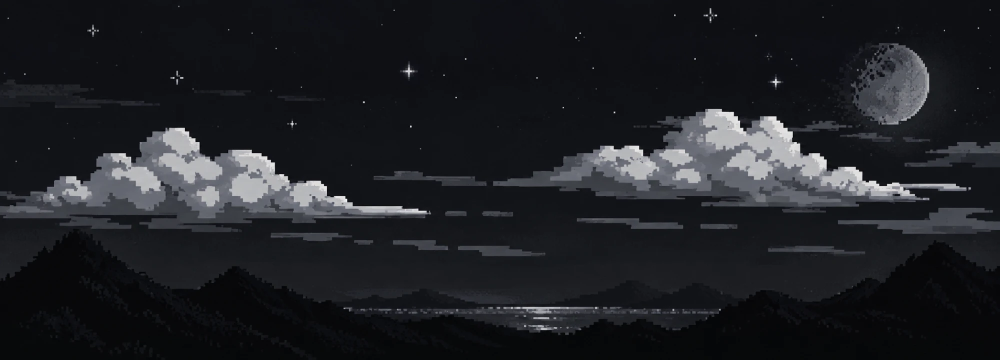
#> input picture assets/source/night.webp, 2000 x 719 px (shown at 1/2 size)
$ python build_banner.py
#> lines starting #> are read from the running program, lines starting #| are printed output that depends on the picture; after the words box and inside, x2 and y2 are one past the last pixel; in counts of white or black regions, pixels touching at a corner belong together
#!/usr/bin/env python3
"""Animate assets/source/night.webp into assets/night.gif: the clouds drift, nothing else moves.

    pip install pillow numpy scipy   # and ffmpeg on PATH
    python3 scripts/build_banner.py

The picture is split into three layers:
  * a static sky (stars, moon, sky gradient) with the clouds removed,
  * the clouds, as colour + opacity,
  * the static mountains and water, drawn last so clouds pass behind them.
The cloud layer is snapped to the image's pixel-art grid, reduced to a few tones, and
slid one art pixel per frame with wrap-around, so the loop is seamless.
"""
import shutil
import subprocess
import tempfile
from pathlib import Path

import numpy as np
from PIL import Image
from scipy import ndimage as ndi

ROOT = Path(__file__).resolve().parent.parent
SRC, OUT = ROOT / "assets/source/night.webp", ROOT / "assets/night.gif"
OUT_W = 750          # source art pixels are ~8 px at 2000 px wide -> exactly 3 px here
ART_PX = 3           # output pixels per art pixel; clouds move one art pixel per frame
FPS = 5              # 15 px/s: one full drift across the banner every 50 s
OPACITY_LEVELS = 6
CLOUD_TONES = 7
PALETTE = 32
EDGE_FADE = 45      # px over which clouds fade out at the banner's left and right edges
MIN_CLOUD_ALPHA = 0.15


def layers():
    src = np.asarray(Image.open(SRC).convert("RGB")).astype(np.float32)
    H, W, _ = src.shape
    lum = src.mean(2)
    yy = np.arange(H)[:, None]

    # Foreground: the mountain line (9+ consecutive very dark rows) and everything below y=540.
    dark = (lum < 16) & (yy >= 430)
    run = ndi.uniform_filter1d(dark.astype(np.float32), 9, axis=0, origin=-4) > 0.99
    first = np.where(run.any(0), run.argmax(0), H)
    first = np.minimum(ndi.median_filter(first, 25, mode="nearest"), 540)
    fg = yy >= first[None, :]

    # Sky brightness per row and 100-px block, from pixels that are not cloud-bright.
    sky = ~fg & (lum < np.percentile(lum[~fg], 70))
    bg = np.zeros_like(lum)
    for y in range(H):
        cs, vs = [], []
        for x0 in range(0, W, 100):
            sel = sky[y, x0:x0 + 100]
            if sel.sum() > 10:
                cs.append(x0 + 50)
                vs.append(np.median(lum[y, x0:x0 + 100][sel]))
        bg[y] = np.interp(np.arange(W), cs, vs) if cs else np.median(lum[y])
    bg = ndi.uniform_filter(bg, (15, 1))

    # Stars (small, bright, compact) and the moon stay put.
    labels, n = ndi.label((lum - bg > 6) & ~fg)
    sizes = ndi.sum(np.ones_like(lum), labels, range(1, n + 1))
    peaks = ndi.maximum(lum, labels, range(1, n + 1))
    boxes = ndi.find_objects(labels)

    def compact(i):
        h, w = boxes[i][0].stop - boxes[i][0].start, boxes[i][1].stop - boxes[i][1].start
        return max(h, w) <= 3 * min(h, w)

    stars = np.isin(labels, [i + 1 for i in range(n) if sizes[i] < 700 and peaks[i] > 80 and compact(i)])
    ys, xs = np.mgrid[0:H, 0:W]
    static = ndi.binary_dilation(stars, iterations=3) | ((xs - 1782) ** 2 + (ys - 167) ** 2 < 112 ** 2)

    # Cloud opacity = how far a pixel rises above the sky; keep only regions that get properly opaque.
    alpha = np.clip((lum - bg - 2.5) / 60.0, 0, 1)
    alpha[fg | static] = 0
    alpha = ndi.binary_opening(alpha > 0, iterations=1) * alpha
    reg, m = ndi.label(alpha > 0)
    peak = ndi.maximum(alpha, reg, range(1, m + 1))
    alpha = np.where(np.isin(reg, [i + 1 for i in range(m) if peak[i] >= 0.2]), alpha, 0)
    # Only cloud bodies move: pixels at least MIN_CLOUD_ALPHA opaque plus a thin soft edge.
    # Fainter haze (e.g. the mist along the horizon) stays in the static sky, untouched.
    alpha = np.where(ndi.binary_dilation(alpha >= MIN_CLOUD_ALPHA, iterations=3), alpha, 0)

    clear = ~fg & (alpha == 0) & ~static
    tint = (src[clear] - lum[clear][:, None]).mean(0)
    sky_rgb = bg[..., None] + tint
    clean = np.where((alpha > 0)[..., None], sky_rgb, src)            # sky with the clouds lifted out
    premult = np.where((alpha > 0)[..., None], src - sky_rgb * (1 - alpha[..., None]), 0)
    return src, clean, alpha, premult, fg, tint


def resize(x, w):
    h = round(x.shape[0] * w / x.shape[1])
    chans = [x] if x.ndim == 2 else [x[..., c] for c in range(x.shape[2])]
    out = [np.asarray(Image.fromarray(c.astype(np.float32)).resize((w, h), Image.BOX)) for c in chans]
    return out[0] if x.ndim == 2 else np.stack(out, -1)


def snap(x, b):
    h, w = x.shape[:2]
    hh, ww = h // b * b, w // b * b
    y = x[:hh, :ww].reshape(hh // b, b, ww // b, b, *x.shape[2:]).mean((1, 3))
    out = x.copy()
    out[:hh, :ww] = np.repeat(np.repeat(y, b, 0), b, 1)
    return out


def cloud_layers():
    """Output-resolution layers: static background, static foreground mask, moving cloud layer."""
    src, clean, alpha, premult, fg, tint = layers()
#> in layers, `dark = (lum < 16) & (yy >= 430)`:
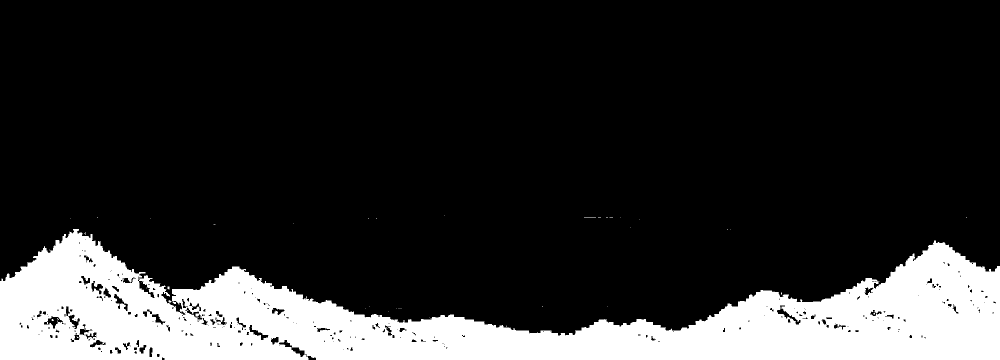
#> dark: shape (719, 2000) bool (shown at 1/2 size); 17.6% white; 47 white regions (42 under 20 px), largest, box (x1, y1, x2, y2) and area: (0, 458, 2000, 719) 252543, (345, 603, 352, 608) 25, (1168, 435, 1192, 436) 24, (335, 573, 339, 579) 22, (337, 600, 344, 605) 21
#> in layers, `run = ndi.uniform_filter1d(dark.astype(np.float32), 9, axis=0, origin=..`: run: shape (719, 2000) bool; 16.5% white; 16 white regions (14 under 20 px), largest, box (x1, y1, x2, y2) and area: (0, 458, 2000, 719) 237776, (287, 550, 298, 567) 104
#> in layers, `first = np.where(run.any(0), run.argmax(0), H)`: first = 2000 values, max 671 at index 1116, min 458 at index 148, mean 588.3
#> in layers, `first = np.minimum(ndi.median_filter(first, 25, mode="nearest"), 540)`: first = 2000 values, max 540 at index 0, min 465 at index 142, mean 532.6
#> in layers, `fg = yy >= first[None, :]`: fg: shape (719, 2000) bool; 25.9% white; 1 white region, box (x1, y1, x2, y2) and area: (0, 465, 2000, 719) 372748
#> in layers, `sky = ~fg & (lum < np.percentile(lum[~fg], 70))`: sky: shape (719, 2000) bool; 50.8% white; 340 black regions (284 under 20 px), largest, box (x1, y1, x2, y2) and area: (0, 255, 2000, 719) 560622, (985, 217, 1934, 426) 87405, (1678, 86, 1902, 306) 30644
#> after the loop in layers, `for y in range(H):`:
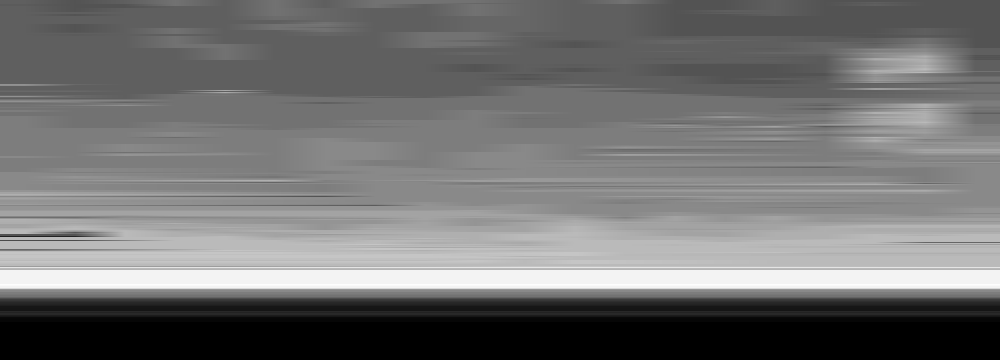
#> bg: shape (719, 2000) float32 (shown at 1/2 size); min 8.67, max 31, mean 18.7; drawn with min black and max white
#> in layers, `labels, n = ndi.label((lum - bg > 6) & ~fg)`:
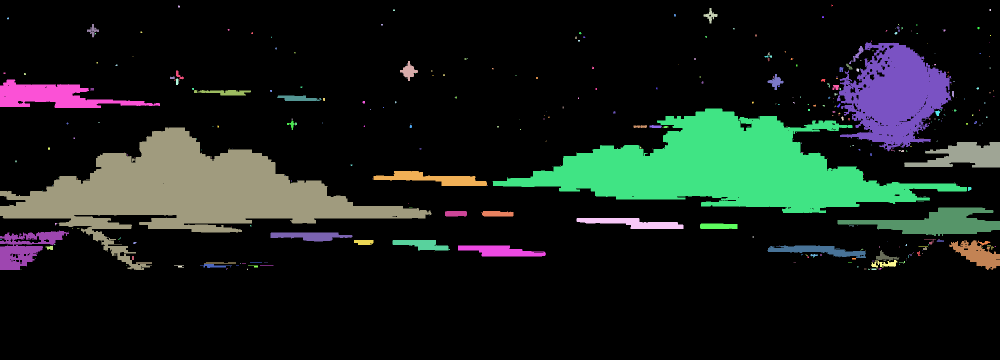
#> labels: shape (719, 2000) int32 (shown at 1/2 size); 400 distinct labels, from 0 to 399; one colour per label, 0 black
#> in layers, `labels, n = ndi.label((lum - bg > 6) & ~fg)`: n = 399
#> in layers, `sizes = ndi.sum(np.ones_like(lum), labels, range(1, n + 1))`: sizes = 399 values, max 87371 at index 159, min 1 at index 12, mean 648.2
#> in layers, `peaks = ndi.maximum(lum, labels, range(1, n + 1))`: peaks = 399 values, max 255 at index 219, min 22.33 at index 96, mean 57.11
#> in layers, `boxes = ndi.find_objects(labels)`: boxes = 399 items
#> in compact, `h, w = boxes[i][0].stop - boxes[i][0].start, boxes[i][1].stop - boxes[..`: h = 4
#> in layers, `stars = np.isin(labels, [i + 1 for i in range(n) if sizes[i] < 700 and..`: stars: shape (719, 2000) bool; 0.19% white; 54 white regions (39 under 20 px), largest, box (x1, y1, x2, y2) and area: (800, 122, 836, 162) 628, (1535, 148, 1567, 180) 425, (1407, 16, 1435, 47) 306
#> in layers, `ys, xs = np.mgrid[0:H, 0:W]`:
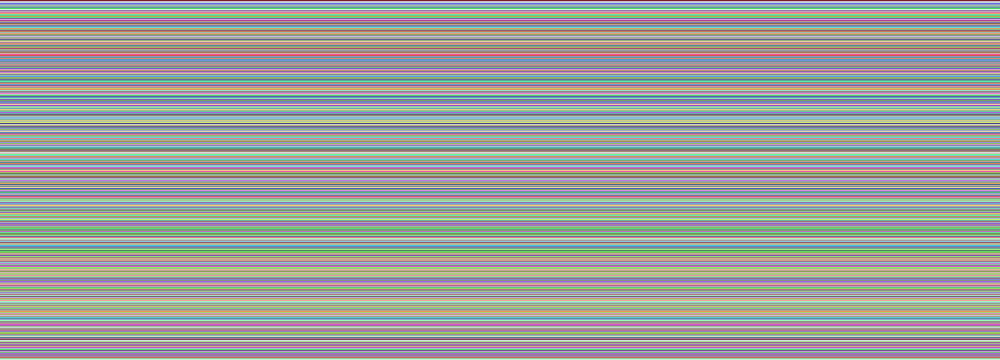
#> ys: shape (719, 2000) int64 (shown at 1/2 size); 719 distinct labels, from 0 to 718; one colour per label, 0 black
#> in layers, `static = ndi.binary_dilation(stars, iterations=3) | ((xs - 1782) ** 2 ..`: static: shape (719, 2000) bool; 3.2% white; 49 white regions, largest, box (x1, y1, x2, y2) and area: (1671, 49, 1894, 279) 39432, (797, 119, 839, 165) 1004, (1532, 145, 1570, 183) 747
#> in layers, `alpha[fg | static] = 0`: alpha: shape (719, 2000) float32; min 0, max 1, mean 0.125
#> in layers, `reg, m = ndi.label(alpha > 0)`:
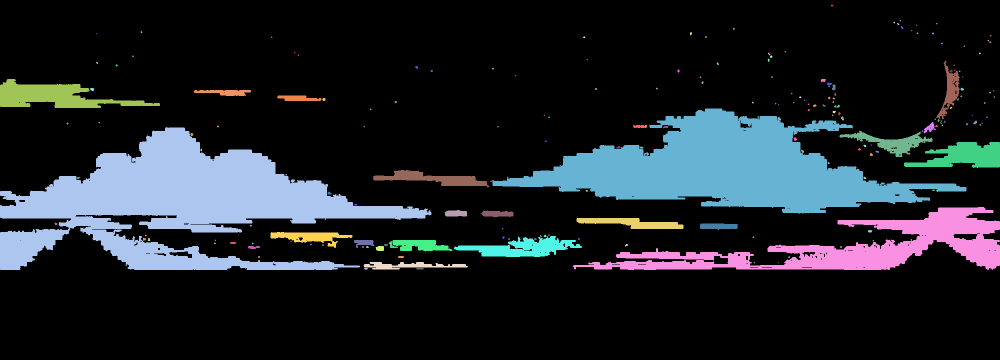
#> reg: shape (719, 2000) int32 (shown at 1/2 size); 186 distinct labels, from 0 to 185; one colour per label, 0 black
#> in layers, `reg, m = ndi.label(alpha > 0)`: m = 185
#> in layers, `peak = ndi.maximum(alpha, reg, range(1, m + 1))`: peak = 185 values, max 1 at index 83, min 0.00111 at index 174, mean 0.255
#> in layers, `clear = ~fg & (alpha == 0) & ~static`:
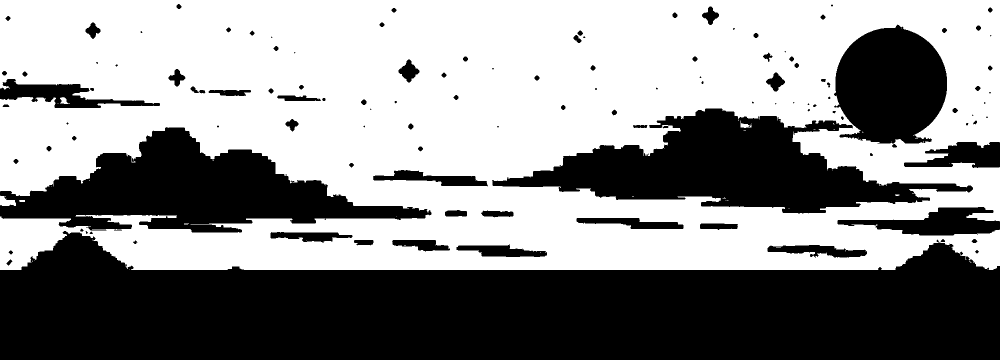
#> clear: shape (719, 2000) bool (shown at 1/2 size); 55.7% white; 126 black regions (37 under 20 px), largest, box (x1, y1, x2, y2) and area: (0, 462, 2000, 719) 373139, (984, 217, 1946, 427) 88519, (0, 254, 863, 465) 83253
#> in layers, `tint = (src[clear] - lum[clear][:, None]).mean(0)`: tint = [-2.39, -0.843, 3.25]
    src, clean, premult = (resize(v, OUT_W) for v in (src, clean, premult))
    alpha, fg = resize(alpha, OUT_W), resize(fg.astype(np.float32), OUT_W) > 0.5
    # Fade the cloud layer out at the left and right edges: wisps cut off by the original frame
    # would otherwise meet as a hard vertical seam when they wrap around.
    x = np.arange(OUT_W)
    taper = np.clip(np.minimum(x, OUT_W - 1 - x) / EDGE_FADE, 0, 1)
    taper = taper * taper * (3 - 2 * taper)
    alpha, premult = alpha * taper, premult * taper[:, None]
    alpha, premult = snap(alpha, ART_PX), snap(premult, ART_PX)

    # Posterise the clouds: a few opacity steps, and tones taken from the clouds' own colours.
    colour = np.where(alpha > 0.02, (premult / np.maximum(alpha[..., None], 1e-3)).mean(2), 0)
    weights = alpha[alpha > 0.02]
    order = np.argsort(colour[alpha > 0.02])
    cdf = np.cumsum(weights[order]) / weights.sum()
    tones = np.interp((np.arange(CLOUD_TONES) + 0.5) / CLOUD_TONES, cdf, colour[alpha > 0.02][order])
    alpha = np.round(alpha * (OPACITY_LEVELS - 1)) / (OPACITY_LEVELS - 1)
    tone = tones[np.abs(colour[..., None] - tones).argmin(-1)]
    premult = (tone[..., None] + tint) * alpha[..., None]

    return src, clean, alpha, premult, fg


def frame_at(f, src, clean, alpha, premult, fg):
    a = np.roll(alpha, f * ART_PX, axis=1)[..., None]
    frame = clean * (1 - a) + np.roll(premult, f * ART_PX, axis=1)
    frame[fg] = src[fg]
    return np.clip(frame + 0.5, 0, 255).astype(np.uint8)


def main():
    src, clean, alpha, premult, fg = cloud_layers()
#> in resize, `chans = [x] if x.ndim == 2 else [x[..., c] for c in range(x.shape[2])]`: chans = 3 items
#> in cloud_layers, `alpha, fg = resize(alpha, OUT_W), resize(fg.astype(np.float32), OUT_W)..`: fg: shape (270, 750) bool; 25.9% white; 1 white region, box (x1, y1, x2, y2) and area: (0, 175, 750, 270) 52365
#> in cloud_layers, `x = np.arange(OUT_W)`: x = 750 values from 0 to 749
#> in cloud_layers, `taper = np.clip(np.minimum(x, OUT_W - 1 - x) / EDGE_FADE, 0, 1)`: taper = 750 values, max 1 at index 45, min 0 at index 0, mean 0.939
#> in snap, `out[:hh, :ww] = np.repeat(np.repeat(y, b, 0), b, 1)`: out: shape (270, 750) float64; min 0, max 1, mean 0.12
#> in snap (call 2), `out[:hh, :ww] = np.repeat(np.repeat(y, b, 0), b, 1)`: out: shape (270, 750, 3) float64; mean R, G, B 14.8, 15.1, 15.9
#> in cloud_layers, `tones = np.interp((np.arange(CLOUD_TONES) + 0.5) / CLOUD_TONES, cdf, c..`: tones = [84.7, 87.7, 102.5, 110.5, 133.9, 181.2, 187.7]
    tmp = Path(tempfile.mkdtemp())
    frames = OUT_W // ART_PX
    for f in range(frames):
        Image.fromarray(frame_at(f, src, clean, alpha, premult, fg)).save(tmp / f"f{f:04d}.png")
#> this loop made 250 passes
#> pass 2, in frame_at (call 2), `frame = clean * (1 - a) + np.roll(premult, f * ART_PX, axis=1)`:
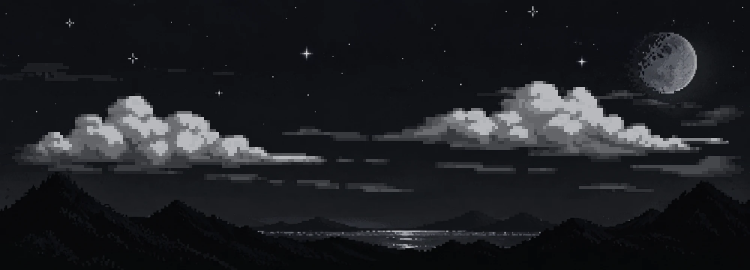
#> frame: shape (270, 750, 3) float64; mean R, G, B 30.8, 32.2, 36
    subprocess.run(["ffmpeg", "-y", "-loglevel", "error", "-framerate", str(FPS), "-i", str(tmp / "f%04d.png"),
                    "-vf", f"split[a][b];[a]palettegen=max_colors={PALETTE}:stats_mode=full[p];"
                           "[b][p]paletteuse=dither=none:diff_mode=rectangle",
                    "-loop", "0", str(OUT)], check=True)
#> (this line was passed over: subprocess is not available in this run)
    shutil.rmtree(tmp)
    print(f"{OUT.relative_to(ROOT)}: {frames} frames, {OUT_W}x{src.shape[0]}, {FPS} fps, "
          f"{OUT.stat().st_size / 1024:.0f} KB")
#| assets/night.gif: 250 frames, 750x270, 5 fps, 1975 KB


if __name__ == "__main__":
    main()
